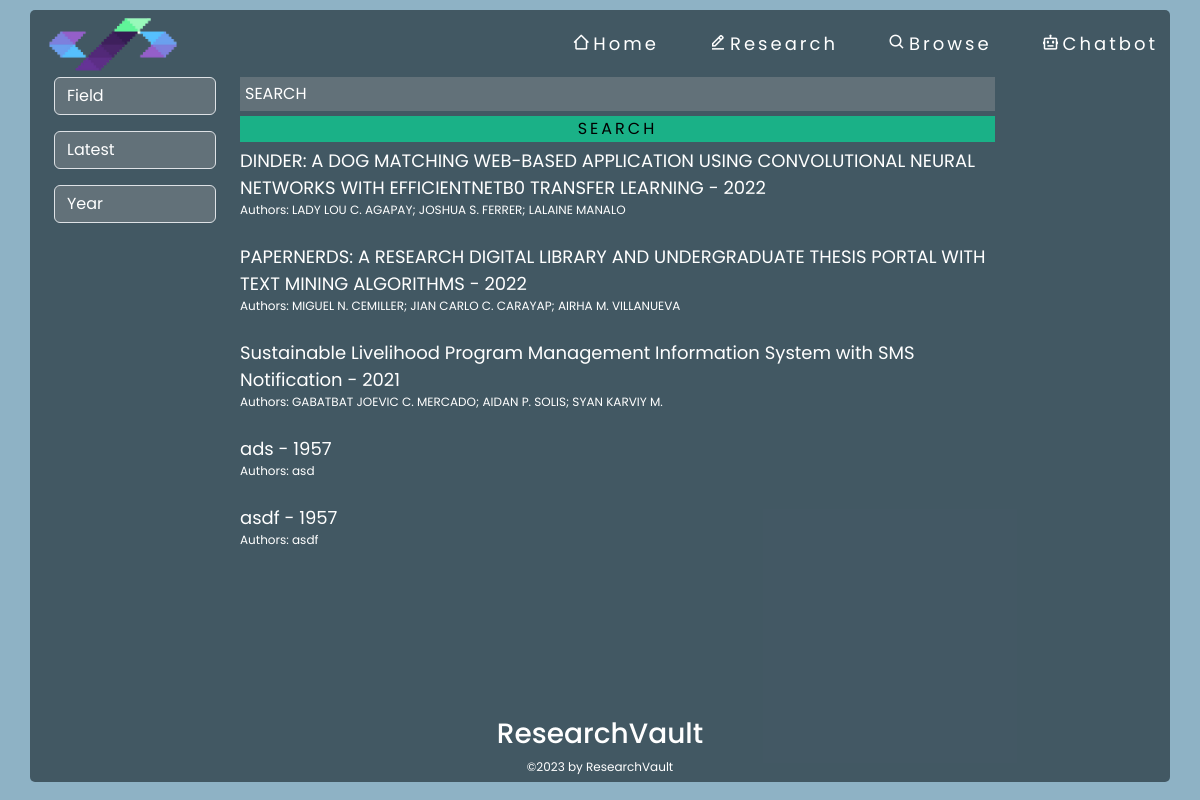
The app's page /browse, older data.
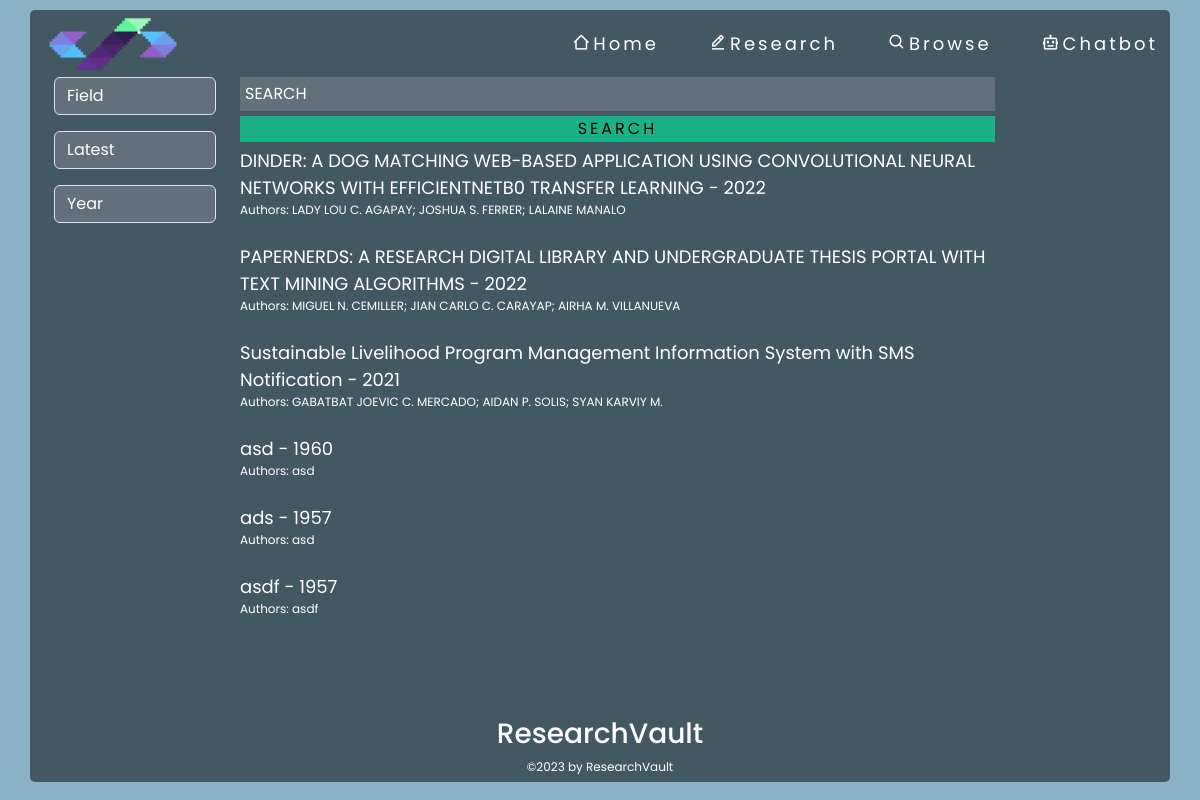
The same page, newer data.
### tables this page shows
CREATE TABLE "uploads" (
	"id"	INTEGER,
	"title"	TEXT,
	"authors"	TEXT,
	"publicationDate"	TEXT,
	"thesisAdvisor"	TEXT,
	"department"	TEXT,
	"degree"	TEXT,
	"subjectArea"	TEXT,
	"abstract"	REAL,
	"file_path"	TEXT,
	"converted_file_path"	TEXT,
	PRIMARY KEY("id" AUTOINCREMENT)
);

### app.py (the view)
@app.route('/browse', methods=['GET'])
def browse():
    try:
        db_conn = DBConnection('database.db')
        selected_sort = request.args.get('sort', 'latest')
        selected_field = request.args.get('field', '')
        selected_year = request.args.get('year', '')
        search_query = request.args.get('search', '')  # Get the search query from the query parameters
        items, unique_subject_areas, unique_years = db_conn.fetch_publications(
            selected_sort, selected_field, selected_year, search_query)
        db_conn.close_connection()
        return render_template('browse.html', items=items, subject_areas=unique_subject_areas,
                               unique_years=unique_years, selected_sort=selected_sort,
                               selected_field=selected_field, selected_year=selected_year,
                               search_query=search_query)
    except Exception as e:
        print("Error browsing publications:", e)
        return render_template('404.html')

### db_connection.py (called while the page is built)
    def get_db(self):
        db = getattr(g, '_database', None)
        if db is None:
            db = g._database = sqlite3.connect(self.DB)
        return db

    def close_connection(self):
        db = getattr(g, '_database', None)
        if db is not None:
            db.close()

### templates/browse.html (shortened to what this page needs)
<!DOCTYPE html>
<html lang="en">
<head>
    <link rel="stylesheet" type="text/css" href="{{ url_for('static', filename='css/browse.css') }}">
    <link href='https://unpkg.com/boxicons@2.1.4/css/boxicons.min.css' rel='stylesheet'>
    <link href="https://cdn.jsdelivr.net/npm/bootstrap@5.3.0/dist/css/bootstrap.min.css" rel="stylesheet">
</head>
<body>
    <div class="browse-container container">
        <div class="browse-navbar d-flex justify-content-between align-items-center">
            <img src="static/pics/logo.png" class="img-fluid">
            <div class="browse-right">
                <a href="/" id="home-browse"><i class='bx bx-home-alt-2'></i>Home</a>
                <a href="/edit" id="edit-browse"><i class='bx bx-edit-alt'></i>Research</a>
                <a href="/browse" id="browse-browse"><i class='bx bx-search' ></i>Browse</a>
                <a href="/chatbot" id="chatbot-browse"><i class='bx bx-bot'></i></i>Chatbot</a>
            </div>
        </div>
            <div class="browse-content d-flex flex-column flex-grow-1">
                <div class="search-results d-flex flex-column">
                    <div class="container-fluid">
                        <div class="row">
                            <div class="col-md-2">
                                <div class="browse-filter">
                                    <select id="field" class="form-select mb-3" onchange="filterItems()">
                                        <option value="">Field</option>
                                    </select>
                                    <select id="sort" class="form-select mb-3" onchange="filterItems()">
                                        <option value="latest" {% if selected_sort == 'latest' %}selected{% endif %}>Latest</option>
                                    </select>
                                    <input type="number" id="year-input" min="2000" max="2023" step="1" list="year-list" placeholder="Year" class="form-control mb-3" value="{{ selected_year }}" onchange="filterItems()">
                                </div>
                            </div>
                              <div class="col-md-10">
                                <div class="col-md-10">
                                    <div class="browse-result d-flex flex-column">
                                        <input type="search" id="search-input" placeholder="SEARCH" value="{{ search_query }}">
                                        <button type="submit" id="search-button">SEARCH</button>
                                        {% for item in items %}
                                        <a class="browse-item" href="{{ url_for('publication_detail', item_id=item.id) }}" data-subjectArea="{{ item.subjectArea }}">
                                            {{ item.title }} - {{ item.year }}
                                            <p>Authors: {{ item.authors }}</p>
                                        </a>
                                        {% endfor %}
                                    </div>
                                </div>
                            </div>
                            </div>
                            </div>
                            </div>
                            <footer class="text-center">
                                <h3>ResearchVault</h3>
                                <p>©2023 by ResearchVault</p>
                            </footer>
                            </div>
                            </div>
</body>
</html>

### static/css/browse.css (style rules this page uses)
* { font-family: 'Poppins', sans-serif; }
body { display: flex; padding: 10px; height: 100vh; background: #8EB2C5 !important; }
.container { height: 99%; border-radius: 5px; background-color: rgba(35, 50, 59, 0.7) !important; color: white !important; }
img { max-width: 100%; width: 150px; }
a { text-decoration: none !important; color: white !important; font-size: clamp(0.75rem, 0.2813rem + 1.5vw, 1.125rem); }
.browse-right { display: flex; font-size: clamp(0.9375rem, 0.5469rem + 1.25vw, 1.25rem); gap: 50px; letter-spacing: 3px; }
.browse-result { display: flex; height: 80vh; }
input, select { background: #627179 !important; border: none; outline: none; color: white !important; }
input::placeholder { color: white !important; }
input[type="search"] { padding: 5px; margin-bottom: 5px; }
#search-button { background-color: #1AB187 !important; border: none !important; outline: none !important; letter-spacing: 3px; transition: all 0.3s linear; margin-bottom: 5px; }
h3 { font-size: clamp(0.75rem, 0.2813rem + 1.5vw, 1.125rem); }
p { font-size: clamp(0.625rem, 0.4688rem + 0.5vw, 0.75rem); }
.browse-filter { display: block; }
.browse-item { display: block; text-decoration: none; color: #000; margin-bottom: 8px; transition: all 0.3s linear; }

Row changes from the older to the newer data that the page shows:
added uploads: title "asd", year "1960", authors "asd"
